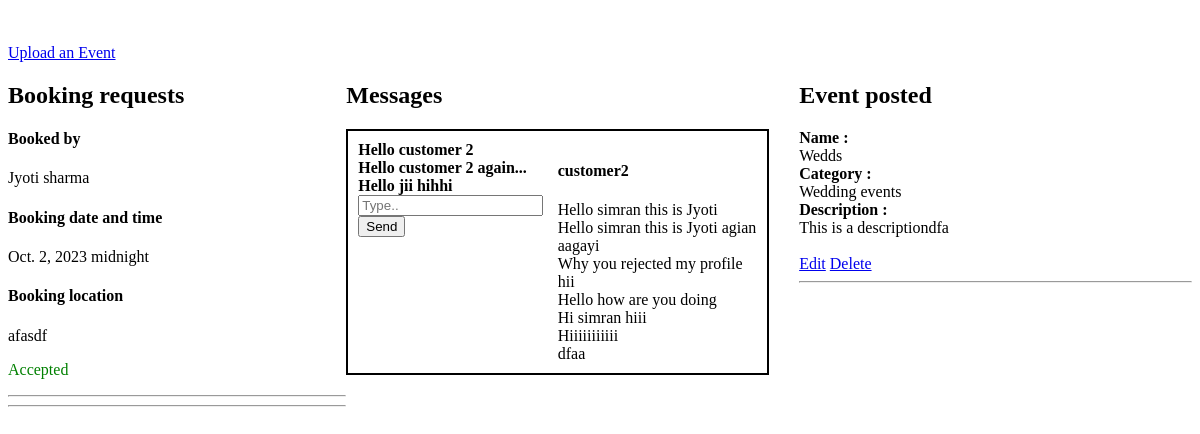
The page /home-E/ (signed in) on the database as committed earlier.
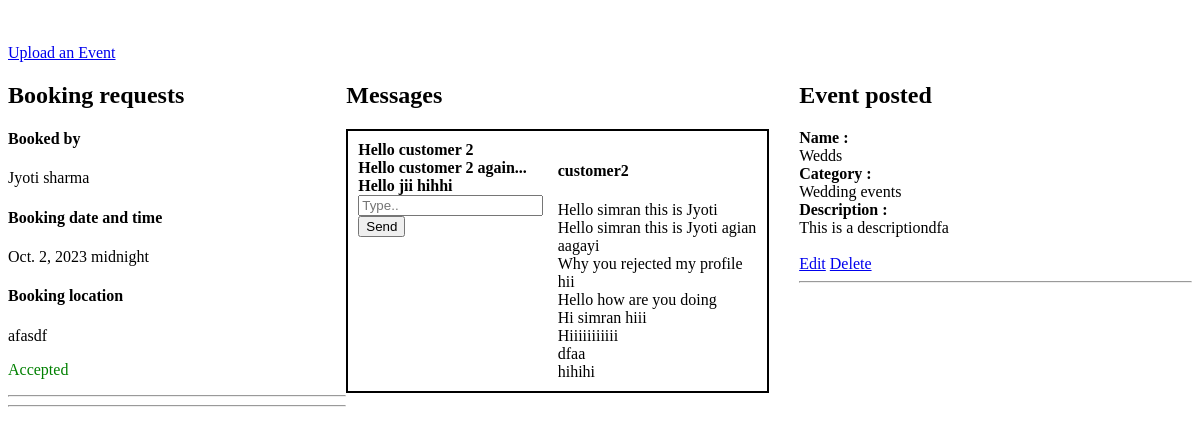
The same page on the database as committed later.
### customer/models.py (models this page shows)
class Booking(models.Model):
    user = models.ForeignKey(User,on_delete=models.CASCADE,related_name='booking_user',null=False)
    venue = models.ForeignKey(Venue, on_delete=models.CASCADE,null=True)
    vendor = models.ForeignKey(User, on_delete=models.CASCADE,null=True)
    date = models.DateField(null=True)
    time = models.TimeField(null=True)
    location = models.CharField(max_length=150,null=True,blank=True)
    booking_accepted = models.BooleanField(null=True,blank=True)

class Messages(models.Model):
    sender = models.ForeignKey(User,on_delete=models.CASCADE,null=False,blank=False)
    receiver = models.ForeignKey(User,on_delete=models.CASCADE,null=False,blank=False,related_name = 'receiver')
    message = models.TextField(null=False,blank=False)
    created=models.DateTimeField(auto_now_add = True)

### EventPlanner/models.py (models this page shows, shortened)
class Event(models.Model):
    category = models.ForeignKey(Category,on_delete=models.CASCADE)
    event_planner = models.ForeignKey(User,on_delete=models.CASCADE,null=True)
    name = models.CharField(max_length=100)
    description = models.TextField(null=True,blank=True)

class Category(models.Model):
    name = models.CharField(max_length=100)
    def __str__(self):
        return self.name

### EventPlanner/views.py (the view)
# urls.py: path('home-E/',views.home),
@login_required(login_url='/login/')
def home(request):
    if request.user.userprofile.user_type == 'is_event_planner':
        bookings = Booking.objects.filter(vendor = request.user)
        events = Event.objects.filter(event_planner = request.user)
        received_dict,sent_dict =  Messages_display(request)
        context = {'bookings':bookings,'received_dict':received_dict,'sent_dict':sent_dict,'MessageForm':MessageForm,'events':events}
        return render(request,'EventPlanner/home.html',context)

### EventPlanner/templates/EventPlanner/home.html (shortened to what this page needs)
{% load static %}
<link rel="stylesheet" href="{% static 'EventPlanner/css/home.css' %}">
<div>
    <a href="/create-event/">Upload an Event</a>
</div>
<div class="outer-grid-div">
    <div>
        <h2>Booking requests</h2>
        {% for booking in bookings %}
        <div>
            <div>
                <h4>Booked by</h4>
            </div>
            <div>{{booking.user.first_name}} {{booking.user.last_name}}</div>
            <div>
                <h4>Booking date and time</h4>
            </div>
            <div>{{booking.date}} {{booking.time}}</div>
            <div>
                <h4>Booking location</h4>
            </div>
            <div>{{booking.location}}</div>
        </div>
        {% if booking.booking_accepted is None %}
        <button><a href="/accept-booking/{{booking.id}}/accepted/">Accept</a> </button>
        <button><a href="/accept-booking/{{booking.id}}/rejected/">Reject</a></button>
        {% elif booking.booking_accepted is False %}
        <p class="rejected">Rejected</p>
        {% else %}
        <p class="accepted">Accepted</p>
        <hr>
        {% endif %}
        {% endfor %}
        <hr>
    </div>
    <div>
            <h2>Messages</h2>
        {% for sender,messages in received_dict.items %}
        <div class="gird-div">
            <div>
                {% for receiver,msgs in sent_dict.items %}
                {% if receiver == sender %}
                {% for msg in msgs %}
                <div><b>{{msg}}</b></div>
                {% endfor %}
                {% endif %}
                {% endfor %}
                <form action="/create-message/" method="POST">
                    <input type="text" name="message" placeholder="Type..">
                    <input type="submit" value="Send">
                </form>
            </div>
            <div>
                <h4>{{sender}}</h4>
                {% for message in messages %}
                <div>{{message.message}}</div>
                {% endfor %}
            </div>
        </div>
        {% endfor %}
    </div>
    <div class="event-div">
        <h2>Event posted</h2>
        {% for event in events %}
        <div><b>Name :</b></div>
        <div>{{event.name}}</div>
        <div><b>Category :</b></div>
        <div>{{event.category}}</div>
        <div><b>Description :</b></div>
        <div>{{event.description}}</div>
        <br>
        <a href="/edit-event/{{event.id}}/">Edit</a>
        <a href="/delete-event/{{event.id}}/">Delete</a>
        <hr>
        {% endfor %}
    </div>
</div>

Rows that differ between the two databases and show on the page:
added Messages: message "hihihi"
